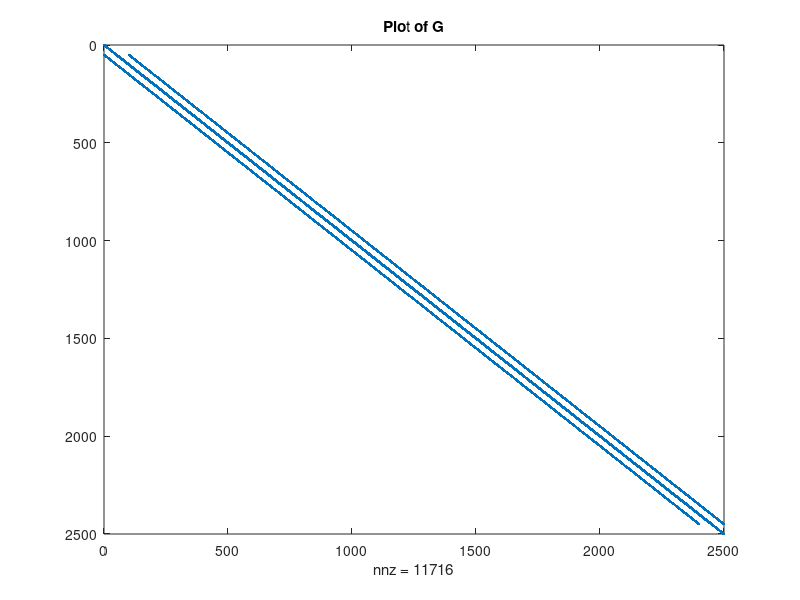
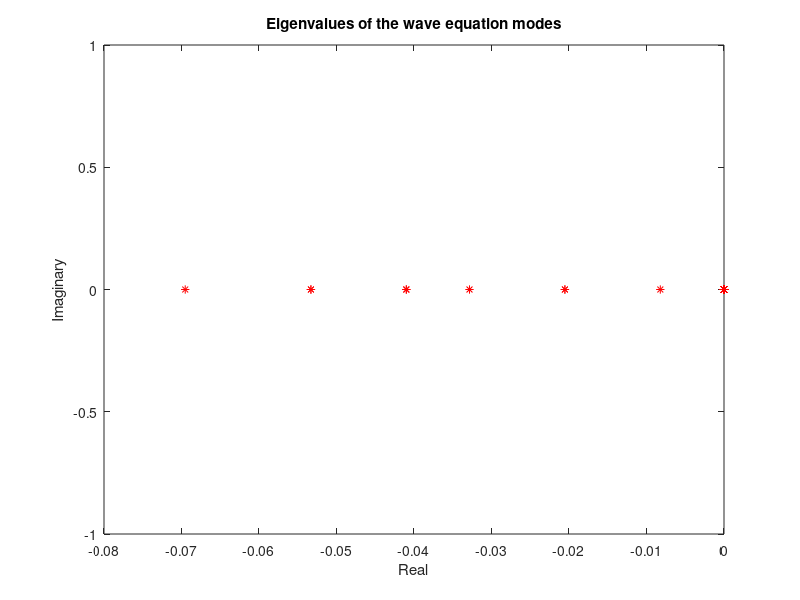
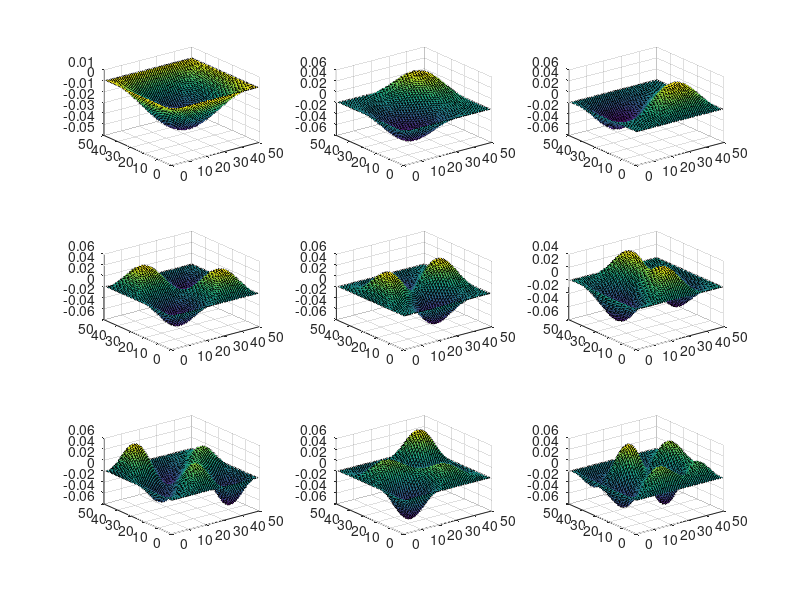

These charts were generated, in order, by the following MATLAB code:
clc
clear all;

nx = 50;
ny = 50;

G = sparse(nx*ny,nx*ny);


for i = 1:nx
    for j = 1:ny
         n = j + (i-1)*ny;
         
         nxm = j + (i-2)*ny;
         nxp = j + (i)*ny;
         nym = j-1 + (i-1)*ny;
         nyp = j+1 + (i-1)*ny;
         
        if i == 1 || i == nx || j == 1 || j == ny
            G(n,:) = 0;
            G(n,n) = 1;
        else
            G(n,n) = -4;
            G(n,nxm) = 1;
            G(n,nxp) = 1;
            G(n,nym) = 1;
            G(n,nyp) = 1;         
        end
        
%         if (i > 10 & i < 20 & j > 10 & j < 20)
%             G(n,n) = -2;
%         end
        
    end
end


figure(1)
spy(G)
title('Plot of G')


[E,D] = eigs(G,9,'SM');


%Plot the eigenvalues 
figure(2)
plot(real(D(1:9,1:9)),imag(D(1:9,1:9)),'r*') %   Plot real and imaginary parts
hold on;
xlabel('Real')
ylabel('Imaginary')
title('Eigenvalues of the wave equation modes') 


for k = 1:9
    for i = 1:nx
        for j = 1:ny
            
            %Remap n to nx, ny 
            n = j + (i-1)*ny;
            remap(k,i,j) = E(n,k);        
        end
    end
    
end


%Plot the eigenvectors 
figure(3)
title('Eigenvectors of the wave equation modes') 
for k=1:9
    subplot(3,3,k);
    surf(squeeze(remap(k,:,:)));
    
end
